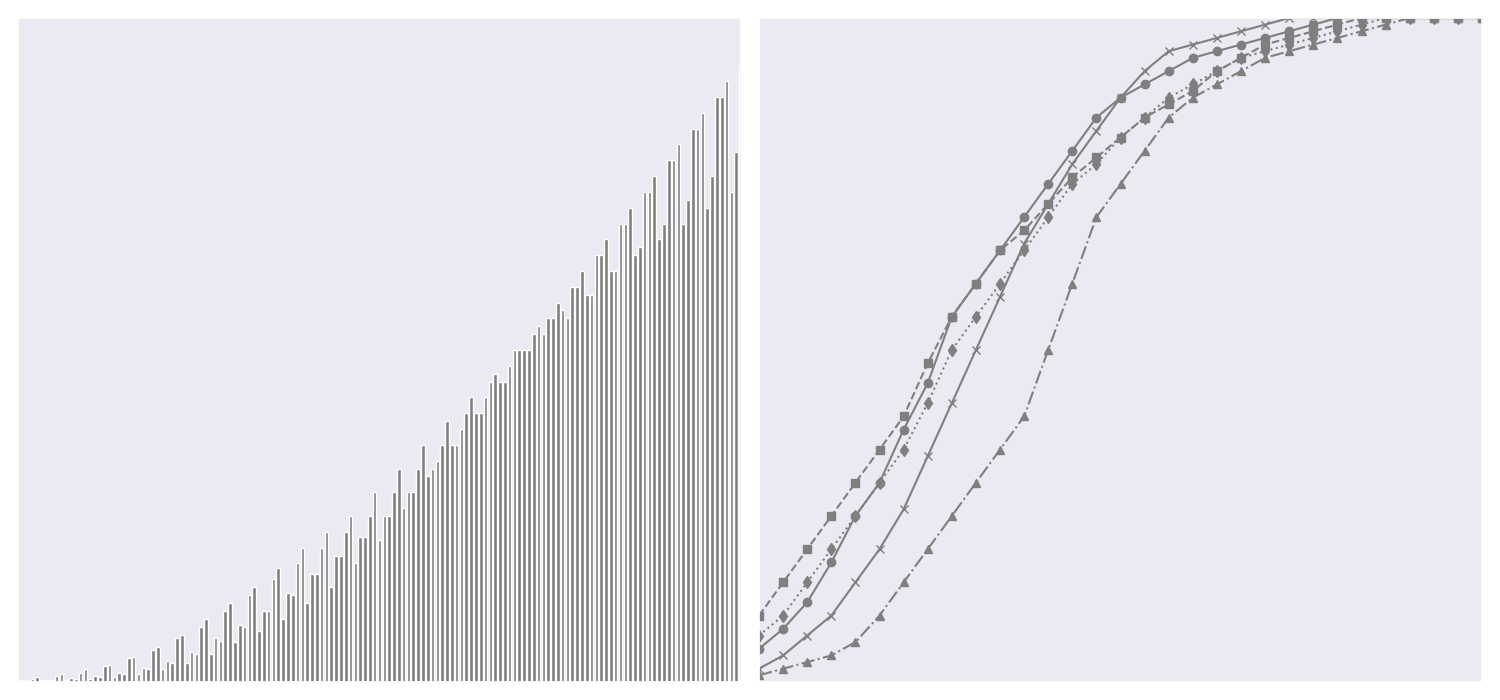

Python code for this plot:
import matplotlib.pyplot as plt
import numpy as np

years = np.arange(2000, 2031)

# Hypothetical data for economic impact in billion USD
ai_economic_impact = [1, 2, 4, 6, 10, 15, 20, 28, 35, 45, 55, 65, 75, 85, 95, 105, 120, 135, 150, 170, 190, 210, 225, 235, 245, 260, 270, 280, 290, 300, 310]
renewable_energy_economic_impact = [2, 3, 5, 8, 11, 16, 22, 30, 40, 50, 60, 72, 85, 95, 105, 120, 135, 150, 165, 180, 195, 210, 220, 230, 245, 260, 275, 290, 305, 320, 335]
quantum_computing_economic_impact = [0.5, 1, 1.5, 2, 3, 5, 8, 12, 18, 25, 32, 40, 50, 60, 75, 90, 110, 130, 150, 170, 190, 210, 230, 250, 270, 290, 310, 330, 350, 370, 390]
biotechnology_economic_impact = [1, 1.5, 2.5, 4, 6, 9, 13, 19, 28, 36, 45, 56, 68, 80, 92, 105, 120, 135, 150, 170, 190, 210, 230, 250, 270, 290, 310, 330, 350, 370, 390]
cyber_security_economic_impact = [0.5, 1, 2, 3, 5, 8, 12, 18, 26, 35, 45, 55, 68, 80, 92, 105, 120, 140, 160, 180, 200, 220, 240, 260, 280, 300, 320, 340, 360, 380, 400]

# Hypothetical data for technological growth
ai_growth = [5, 8, 12, 18, 25, 30, 38, 45, 55, 60, 65, 70, 75, 80, 85, 88, 90, 92, 94, 95, 96, 97, 98, 99, 100, 100, 100, 100, 100, 100, 100]
renewable_energy_growth = [10, 15, 20, 25, 30, 35, 40, 48, 55, 60, 65, 68, 72, 76, 79, 82, 85, 87, 89, 92, 94, 96, 97, 98, 99, 100, 100, 100, 100, 100, 100]
quantum_computing_growth = [1, 2, 3, 4, 6, 10, 15, 20, 25, 30, 35, 40, 50, 60, 70, 75, 80, 85, 88, 90, 92, 94, 95, 96, 97, 98, 99, 100, 100, 100, 100]
biotechnology_growth = [7, 10, 15, 20, 25, 30, 35, 42, 50, 55, 60, 65, 70, 75, 78, 82, 85, 88, 90, 92, 94, 95, 96, 97, 98, 99, 100, 100, 100, 100, 100]
cyber_security_growth = [2, 4, 7, 10, 15, 20, 26, 34, 42, 50, 58, 66, 72, 78, 83, 88, 92, 95, 96, 97, 98, 99, 100, 100, 100, 100, 100, 100, 100, 100, 100]

fig, (ax1, ax2) = plt.subplots(1, 2, figsize=(15, 7))

# Applying a single color across all data groups: 'tab:gray'
single_color = 'tab:gray'

ax1.bar(years - 0.4, ai_economic_impact, width=0.15, color=single_color)
ax1.bar(years - 0.2, renewable_energy_economic_impact, width=0.15, color=single_color)
ax1.bar(years, quantum_computing_economic_impact, width=0.15, color=single_color)
ax1.bar(years + 0.2, biotechnology_economic_impact, width=0.15, color=single_color)
ax1.bar(years + 0.4, cyber_security_economic_impact, width=0.15, color=single_color)

# Remove titles, labels and ticks
ax1.set_xticks([])
ax1.set_yticks([])
ax1.set_xlim(2000, 2030)

ax2.plot(years, ai_growth, marker='o', color=single_color, linestyle='-')
ax2.plot(years, renewable_energy_growth, marker='s', color=single_color, linestyle='--')
ax2.plot(years, quantum_computing_growth, marker='^', color=single_color, linestyle='-.')
ax2.plot(years, biotechnology_growth, marker='d', color=single_color, linestyle=':')
ax2.plot(years, cyber_security_growth, marker='x', color=single_color, linestyle='-')

# Remove titles, labels and ticks
ax2.set_xticks([])
ax2.set_yticks([])
ax2.set_xlim(2000, 2030)
ax2.set_ylim(0, 100)

plt.tight_layout()
plt.show()
